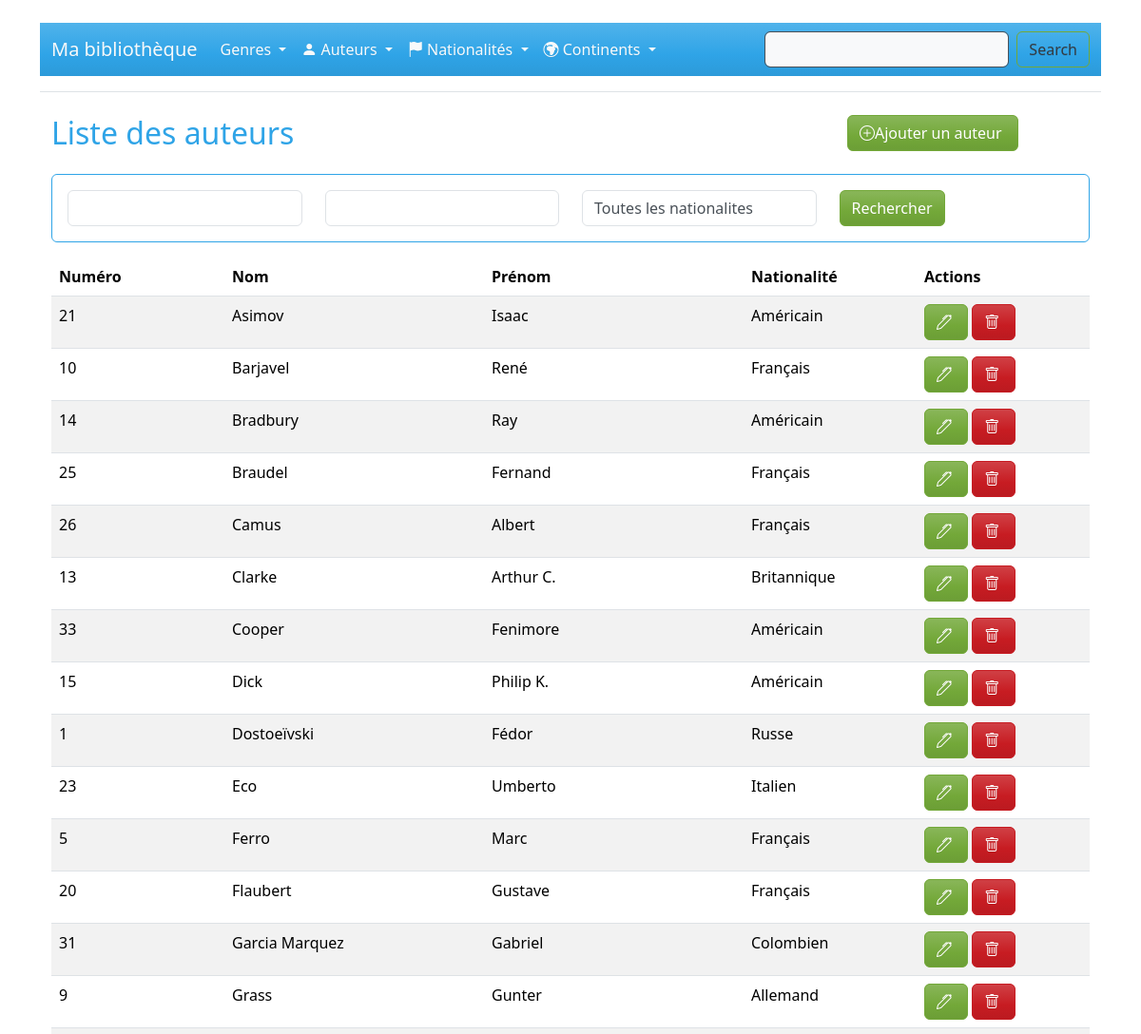
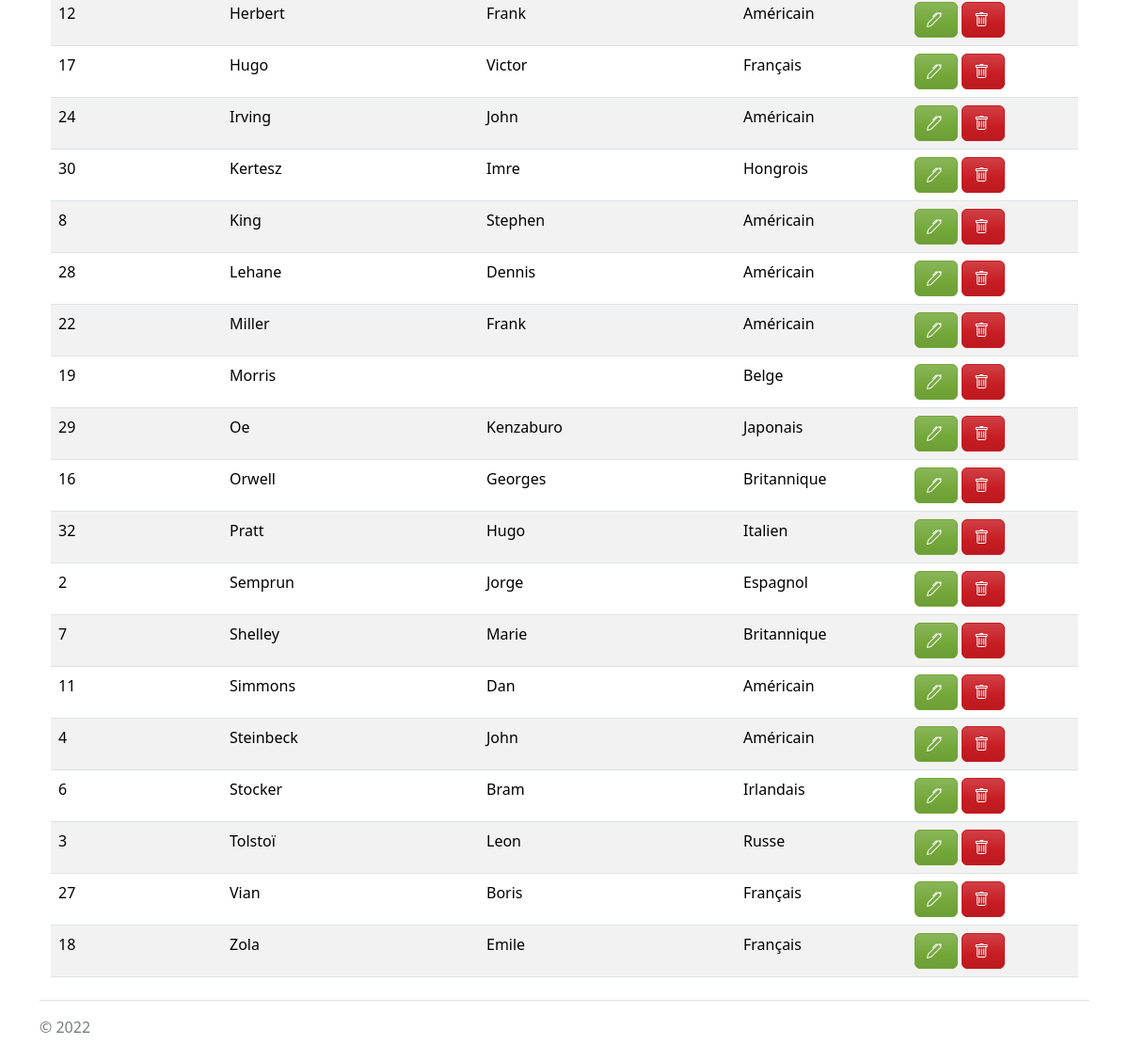
The app's page /index.php?uc=auteurs&action=list with its own data (2 pictures, top to bottom).
### tables this page shows
CREATE TABLE IF NOT EXISTS `auteur` (
  `num` smallint NOT NULL AUTO_INCREMENT,
  `nom` varchar(25) NOT NULL DEFAULT '',
  `prenom` varchar(25) DEFAULT NULL,
  `numNationalite` smallint DEFAULT NULL,
  PRIMARY KEY (`num`),
  KEY `auteur_fk_1` (`numNationalite`)
);

CREATE TABLE IF NOT EXISTS `nationalite` (
  `num` smallint NOT NULL AUTO_INCREMENT,
  `libelle` varchar(50) NOT NULL DEFAULT '',
  `numContinent` int DEFAULT NULL,
  PRIMARY KEY (`num`)
);

### models/monPdo.php (called while the page is built, shortened)
<?php
class MonPdo
{
    private static $unPdo = null;
    private function __construct()
    {
        $env = parse_ini_file('.env');
        $serveur = 'mysql:host=' . $env['DB_HOST'];
        $bdd = 'dbname=' . $env['DB_NAME'];
        $user = $env['DB_USER'];
        $mdp = $env['DB_PASSWORD'];
        MonPdo::$unPdo = new PDO($serveur.';'.$bdd, $user, $mdp);
        MonPdo::$unPdo->query("SET CHARACTER SET utf8");
        MonPdo::$unPdo->setAttribute(PDO::ATTR_ERRMODE, PDO::ERRMODE_EXCEPTION);
    }
    public static function getInstance()
    {
        return self::$unPdo;
    }
}

### models/Auteur.php (called while the page is built, shortened)
<?php
class Auteur {
    public static function findAll(?string $prenom="", ?string $nom="", ?string $nationalite="Toutes"): array
    {
        $textReq = "SELECT a.num AS numero, a.nom, a.prenom, n.libelle FROM auteur a, nationalite n WHERE a.numNationalite=n.num";
        $textReq .= " ORDER BY a.nom";
        $req = MonPdo::getInstance()->prepare($textReq);
        $req->setFetchMode(PDO::FETCH_OBJ);
        $req->execute();
        $results = $req->fetchAll();
        return $results;
    }
}

### vues/auteur/listAuteur.php (the view, shortened to what this page needs)
<div class="container mt-3">
    <div class="row">
        <div class="col-9">
            <h2>Liste des auteurs</h2>
        </div>
        <div class="col-3">
            <a href="index.php?uc=auteurs&action=add">
                <button type="button" class="btn btn-success pe-3"><i class="bi bi-plus-circle"></i>Ajouter un auteur</button>
            </a>
        </div>
    </div>
    <form id="formRecherche" action="index.php?uc=auteurs&action=list" method="post" class="border border-primary rounded p-3 mt-3 mb-3">
        <div class="row">
            <div class="col">
                <input type="text" class='form-control' id='nom' placehoder='Nom de l\'auteur' name='nom' value="<?php echo $nom; ?>">
            </div>
            <div class="col">
                <input type="text" class='form-control' id='prenom' placehoder='Prénom de l\'auteur' name='prenom' value="<?php echo $prenom; ?>">
            </div>
            <div class="col">
                <select name="nationalite" class="form-control">
                    <?php
                    echo "<option value='Toutes'>Toutes les nationalites</option>";
                    ?>
                </select>
            </div>
            <div class="col">
                <button type="submit" class="btn btn-success btn-block"> Rechercher</button>
            </div>
        </div>
    </form>
    <table class="table table-striped table-hover">
        <thead>
            <tr class="d-flex">
                <th scope="col" class="col-md-2">Numéro</th>
                <th scope="col" class="col-md-3">Nom</th>
                <th scope="col" class="col-md-3">Prénom</th>
                <th scope="col" class="col-md-2">Nationalité</th>
                <th scope="col" class="col-md-2">Actions</th>
            </tr>
        </thead>
        <tbody>
            <?php
                foreach($listAuteurs as $auteur){
                    echo "<tr class='d-flex'>";
                    echo "<td class='col-md-2'>$auteur->numero</td>";
                    echo "<td class='col-md-3'>$auteur->nom</td>";
                    echo "<td class='col-md-3'>$auteur->prenom</td>";
                    echo "<td class='col-md-2'>$auteur->libelle</td>";
                    echo "<td class='col-md-2'>
                        <a href='index.php?uc=auteurs&action=update&num=".$auteur->numero."' class='btn btn-success pe-3'>
                            <i class='bi bi-pen'></i>
                        </a>
                        <a href='#deleteModal' data-bs-toggle='modal' data-delete='index.php?uc=auteurs&action=delete&num='".$auteur->numero."' class='btn btn-danger pe-3'>
                            <i class='bi bi-trash'></i>
                        </a>
                        </td>";
                    echo "</tr>";
                }
            ?>
        </tbody>
    </table>
</div>

### vues/header.php (shortened to what this page needs)
<!doctype html>
<html lang="en">
    <head>
        <link rel="stylesheet" href="./css/style.css">
        <link rel="stylesheet" href="https://cdn.jsdelivr.net/npm/bootstrap-icons@1.11.2/font/bootstrap-icons.min.css">
    </head>
    <body>
        <div class="container py-4">
            <header class="pb-3 mb-4 border-bottom">
                    <nav class="navbar navbar-expand-lg bg-primary" data-bs-theme="dark">
                        <div class="container-fluid">
                            <a class="navbar-brand text-light" href="index.php">Ma bibliothèque</a>
                            <div class="collapse navbar-collapse" id="navbarSupportedContent">
                                <ul class="navbar-nav me-auto mb-2 mb-lg-0">
                                    <li class="nav-item dropdown">
                                        <a class="nav-link text-light dropdown-toggle" href="#" id="navbarDropdownGenres" role="button" data-bs-toggle="dropdown" aria-expanded="false">
                                        Genres
                                        </a>
                                    </li>
                                    <li class="nav-item dropdown">
                                        <a class="nav-link text-light dropdown-toggle" href="#" id="navbarDropdownAutors" role="button" data-bs-toggle="dropdown" aria-expanded="false">
                                        <i class="bi bi-person-fill"></i>
                                        Auteurs
                                        </a>
                                    </li>
                                    <li class="nav-item dropdown">
                                        <a class="nav-link text-light dropdown-toggle" href="#" id="navbarDropdownNationalities" role="button" data-bs-toggle="dropdown" aria-expanded="false">
                                        <i class="bi bi-flag-fill"></i>
                                        Nationalités
                                        </a>
                                    </li>
                                    <li class="nav-item dropdown">
                                        <a class="nav-link text-light dropdown-toggle" href="#" id="navbarDropdownContinent" role="button" data-bs-toggle="dropdown" aria-expanded="false">
                                        <i class="bi bi-globe-europe-africa"></i>
                                        Continents
                                        </a>
                                    </li>
                                </ul>
                                <form class="d-flex">
                                    <input class="form-control me-2 bg-light" type="search" aria-label="Search">
                                    <button class="btn btn-outline-success text-dark" type="submit">Search</button>
                                </form>
                            </div>
                        </div>
                    </nav>
            </header>

### index.php (shortened to what this page needs)
<?php ob_start();
include "./vues/header.php";
include "./models/Auteur.php";
include "./models/monPdo.php";
$uc = empty($_GET['uc']) ? "accueil" : $_GET['uc'];
switch($uc){
    case "auteurs":
        include ("./controllers/auteurController.php");
        break;
}
include "vues/footer.php";

### controllers/auteurController.php (shortened to what this page needs)
<?php
$action=$_GET["action"];
switch($action){
    case "list":
        $nom="";
        $prenom="";
        $nationaliteSel="Toutes";
        $listAuteurs = Auteur::findAll($nom, $prenom, $nationaliteSel);
        include("./vues/auteur/listAuteur.php");
    break;
}

### vues/footer.php (shortened to what this page needs)
<footer class="pt-3 mt-4 text-muted border-top">
    &copy; 2022
</footer>
</body>
</html>

### records on screen
auteur: num "21", nom "Asimov", prenom "Isaac", numNationalite.libelle "Américain"
auteur: num "10", nom "Barjavel", prenom "René", numNationalite.libelle "Français"
auteur: num "14", nom "Bradbury", prenom "Ray", numNationalite.libelle "Américain"
auteur: num "25", nom "Braudel", prenom "Fernand", numNationalite.libelle "Français"
auteur: num "26", nom "Camus", prenom "Albert", numNationalite.libelle "Français"
auteur: num "13", nom "Clarke", prenom "Arthur C.", numNationalite.libelle "Britannique"
auteur: num "33", nom "Cooper", prenom "Fenimore", numNationalite.libelle "Américain"
auteur: num "15", nom "Dick", prenom "Philip K.", numNationalite.libelle "Américain"
auteur: num "1", nom "Dostoeïvski", prenom "Fédor", numNationalite.libelle "Russe"
auteur: num "23", nom "Eco", prenom "Umberto", numNationalite.libelle "Italien"
auteur: num "5", nom "Ferro", prenom "Marc", numNationalite.libelle "Français"
auteur: num "20", nom "Flaubert", prenom "Gustave", numNationalite.libelle "Français"
auteur: num "31", nom "Garcia Marquez", prenom "Gabriel", numNationalite.libelle "Colombien"
auteur: num "9", nom "Grass", prenom "Gunter", numNationalite.libelle "Allemand"
auteur: num "12", nom "Herbert", prenom "Frank", numNationalite.libelle "Américain"
auteur: num "17", nom "Hugo", prenom "Victor", numNationalite.libelle "Français"
auteur: num "24", nom "Irving", prenom "John", numNationalite.libelle "Américain"
auteur: num "30", nom "Kertesz", prenom "Imre", numNationalite.libelle "Hongrois"
auteur: num "8", nom "King", prenom "Stephen", numNationalite.libelle "Américain"
auteur: num "28", nom "Lehane", prenom "Dennis", numNationalite.libelle "Américain"
auteur: num "22", nom "Miller", prenom "Frank", numNationalite.libelle "Américain"
auteur: num "19", nom "Morris", numNationalite.libelle "Belge"
auteur: num "29", nom "Oe", prenom "Kenzaburo", numNationalite.libelle "Japonais"
auteur: num "16", nom "Orwell", prenom "Georges", numNationalite.libelle "Britannique"
auteur: num "32", nom "Pratt", prenom "Hugo", numNationalite.libelle "Italien"
auteur: num "2", nom "Semprun", prenom "Jorge", numNationalite.libelle "Espagnol"
auteur: num "7", nom "Shelley", prenom "Marie", numNationalite.libelle "Britannique"
auteur: num "11", nom "Simmons", prenom "Dan", numNationalite.libelle "Américain"
auteur: num "4", nom "Steinbeck", prenom "John", numNationalite.libelle "Américain"
auteur: num "6", nom "Stocker", prenom "Bram", numNationalite.libelle "Irlandais"
auteur: num "3", nom "Tolstoï", prenom "Leon", numNationalite.libelle "Russe"
auteur: num "27", nom "Vian", prenom "Boris", numNationalite.libelle "Français"
auteur: num "18", nom "Zola", prenom "Emile", numNationalite.libelle "Français"
